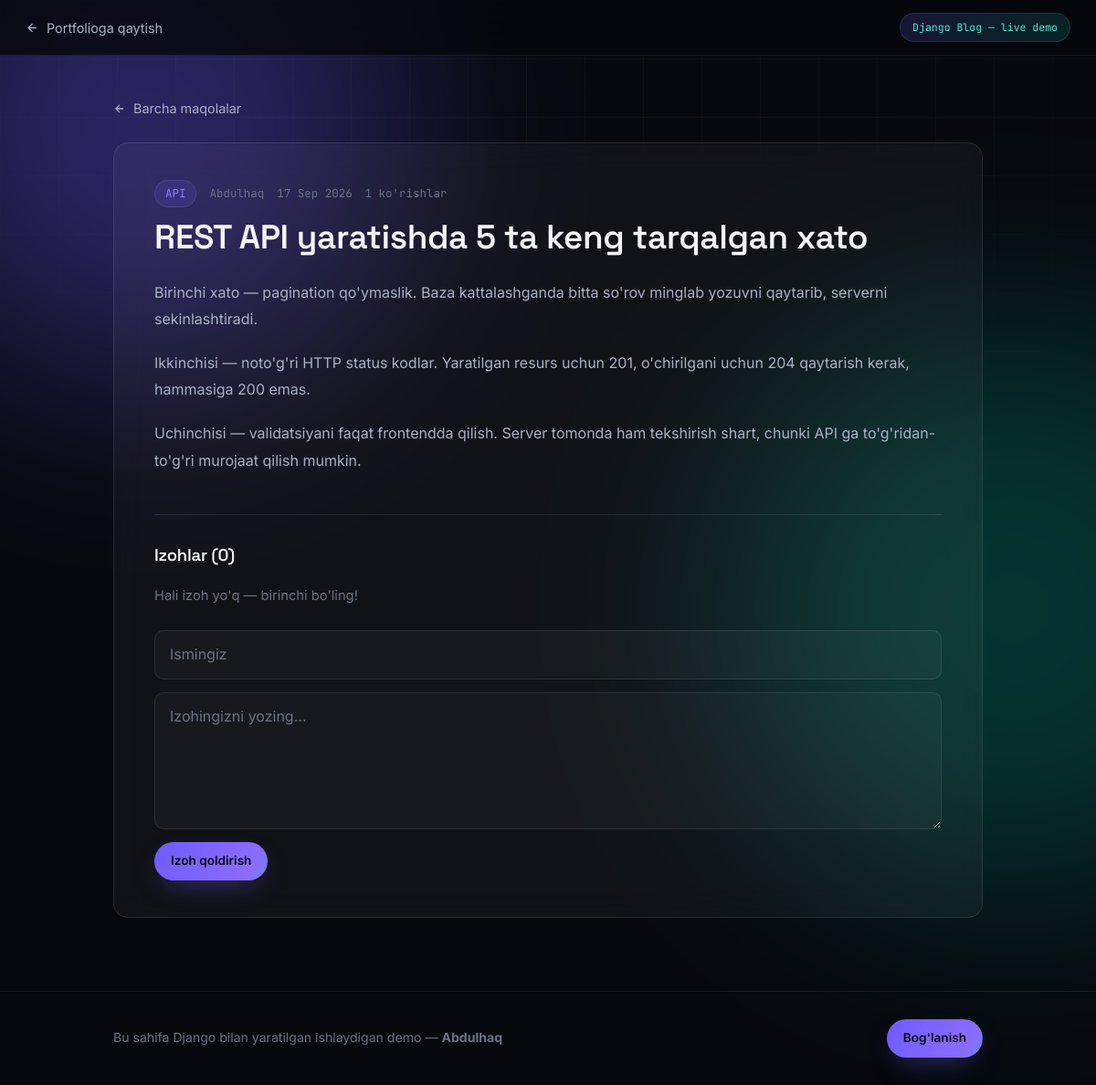
Page /demo/blog/rest-api-5-xato/ on the committed database.
### portfolio/models.py (models this page shows, shortened)
class DemoPost(models.Model):
    title = models.CharField(max_length=200)
    slug = models.SlugField(unique=True)
    category = models.CharField(max_length=60, default='General')
    excerpt = models.CharField(max_length=300)
    body = models.TextField()
    author = models.CharField(max_length=80, default='Abdulhaq')
    created_at = models.DateTimeField(auto_now_add=True)
    views = models.PositiveIntegerField(default=0)
    class Meta:
        ordering = ['-created_at']

### portfolio/demo_views.py (the view)
# urls.py: path('demo/blog/<slug:slug>/', demo_views.blog_detail, name='demo_blog_detail'),
def blog_detail(request, slug):
    post = get_object_or_404(DemoPost, slug=slug)
    if request.method == 'POST':
        author = (request.POST.get('author') or '').strip()
        body = (request.POST.get('body') or '').strip()
        if author and body:
            DemoComment.objects.create(post=post, author=author, body=body)
    post.views += 1
    post.save(update_fields=['views'])
    return render(request, 'portfolio/demo/blog_detail.html', {
        'post': post,
        'comments': post.comments.all(),
    })

### portfolio/templates/portfolio/demo/blog_detail.html (shortened to what this page needs)
{% extends 'portfolio/demo/base.html' %}
{% block demo_label %}Django Blog — live demo{% endblock %}
{% block content %}
<main class="demo-main" style="padding-top:46px">
  <div class="demo-container">
    <p style="margin-bottom:22px">
      <a href="{% url 'portfolio:demo_blog' %}" class="demo-back">
        <svg width="14" height="14" viewBox="0 0 24 24" fill="none" stroke="currentColor" stroke-width="2.2"><path d="M19 12H5M12 19l-7-7 7-7"/></svg>
        Barcha maqolalar
      </a>
    </p>
    <article class="post-article glass">
      <div class="post-meta">
        <span class="post-cat">{{ post.category }}</span>
        <span>{{ post.author }}</span>
        <span>{{ post.created_at|date:"d M Y" }}</span>
        <span>{{ post.views }} ko'rishlar</span>
      </div>
      <h1>{{ post.title }}</h1>
      <div class="post-body">
        {{ post.body|linebreaks }}
      </div>
      <section class="comment-section">
        <h3>Izohlar ({{ comments|length }})</h3>
        {% for c in comments %}
          <div class="comment">
            <div class="comment-head">
              <strong>{{ c.author }}</strong>
              <span>{{ c.created_at|date:"d M Y, H:i" }}</span>
            </div>
            <p>{{ c.body }}</p>
          </div>
        {% empty %}
          <p style="color:var(--text-2);font-size:0.92rem">Hali izoh yo'q — birinchi bo'ling!</p>
        {% endfor %}
        <form class="comment-form" method="post">
          <input type="text" name="author" class="demo-input" placeholder="Ismingiz" required>
          <textarea name="body" class="demo-input" rows="3" placeholder="Izohingizni yozing…" required></textarea>
          <div><button type="submit" class="btn btn-primary btn-sm">Izoh qoldirish</button></div>
        </form>
      </section>
    </article>
  </div>
</main>
{% endblock %}

### portfolio/static/portfolio/css/style.css (style rules this page uses)
:root { --bg-0: #07080d; --bg-1: #0c0e16; --bg-2: #10121c; --surface: rgba(255, 255, 255, 0.045); --surface-strong: rgba(255, 255, 255, 0.07); --surface-border: rgba(255, 255, 255, 0.09); --surface-border-strong: rgba(255, 255, 255, 0.16); --accent-violet: #6d5bff; --accent-violet-soft: #8b7dff; --accent-teal: #00d2b4; --accent-teal-soft: #4de8d0; --accent-gradient: linear-gradient(120deg, var(--accent-violet) 0%, #8b6cff 45%, var(--accent-teal) 100%); --accent-gradient-soft: linear-gradient(120deg, rgba(109, 91, 255, 0.18), rgba(0, 210, 180, 0.14)); --text-0: #f4f5fb; --text-1: #aab0c4; --text-2: #6c7286; --danger: #ff6b81; --success: #3ee6ae; --font-display: 'Space Grotesk', 'Inter', sans-serif; --font-body: 'Inter', sans-serif; --font-mono: 'JetBrains Mono', monospace; --container: 1180px; --radius-sm: 10px; --radius-md: 16px; --radius-lg: 24px; --nav-height: 76px; --ease: cubic-bezier(0.22, 1, 0.36, 1); }
*, *::before, *::after { box-sizing: border-box; }
html { scroll-behavior: smooth; scroll-padding-top: var(--nav-height); }
body { margin: 0; background: var(--bg-0); color: var(--text-0); font-family: var(--font-body); font-size: 16px; line-height: 1.6; -webkit-font-smoothing: antialiased; overflow-x: hidden; }
h1, h2, h3, h4 { font-family: var(--font-display); font-weight: 600; line-height: 1.12; margin: 0; letter-spacing: -0.01em; }
p { margin: 0; }
a { color: inherit; text-decoration: none; }
button { font: inherit; color: inherit; background: none; border: none; cursor: pointer; }
input, textarea { font: inherit; color: inherit; }
body::before { content: ''; position: fixed; inset: 0; z-index: -2; background-image: linear-gradient(rgba(255, 255, 255, 0.028) 1px, transparent 1px), linear-gradient(90deg, rgba(255, 255, 255, 0.028) 1px, transparent 1px); background-size: 64px 64px; mask-image: radial-gradient(ellipse 80% 60% at 50% 0%, #000 40%, transparent 90%); }
body::after { content: ''; position: fixed; inset: 0; z-index: -3; background: var(--bg-0); }
.glass { background: var(--surface); border: 1px solid var(--surface-border); border-radius: var(--radius-md); backdrop-filter: blur(18px); -webkit-backdrop-filter: blur(18px); }
.btn { display: inline-flex; align-items: center; justify-content: center; gap: 10px; padding: 15px 28px; border-radius: 999px; font-family: var(--font-body); font-weight: 600; font-size: 0.95rem; cursor: pointer; transition: transform 0.35s var(--ease), box-shadow 0.35s var(--ease), background 0.35s var(--ease), border-color 0.35s var(--ease); white-space: nowrap; }
.btn-primary { background: var(--accent-gradient); background-size: 180% 180%; color: #06070c; box-shadow: 0 12px 30px -12px rgba(109, 91, 255, 0.55); }
.btn-sm { padding: 10px 18px; font-size: 0.85rem; }

### portfolio/static/portfolio/css/demo.css (style rules this page uses)
.demo-body { padding-top: 0; }
.demo-container { max-width: 1000px; margin: 0 auto; padding: 0 24px; }
.demo-back { display: inline-flex; align-items: center; gap: 8px; font-size: 0.9rem; color: var(--text-1); transition: color 0.25s var(--ease), transform 0.25s var(--ease); }
.demo-main { padding-bottom: 80px; }
.demo-input { width: 100%; padding: 13px 16px; border-radius: 10px; border: 1px solid var(--surface-border); background: rgba(255, 255, 255, 0.03); color: var(--text-0); transition: border-color 0.3s var(--ease); }
.demo-input::placeholder { color: var(--text-2); }
textarea.demo-input { resize: vertical; min-height: 150px; font-family: var(--font-body); }
.post-meta { display: flex; flex-wrap: wrap; gap: 14px; align-items: center; font-size: 0.78rem; color: var(--text-2); font-family: var(--font-mono); margin-bottom: 12px; }
.post-cat { padding: 4px 11px; border-radius: 999px; background: rgba(109, 91, 255, 0.16); color: var(--accent-violet-soft); border: 1px solid var(--surface-border); }
.post-article { padding: 40px 44px; }
.post-article h1 { font-size: clamp(1.7rem, 3.4vw, 2.3rem); margin-bottom: 16px; }
.post-body { color: var(--text-1); line-height: 1.85; margin-top: 26px; }
.post-body p { margin-bottom: 18px; }
.comment-section { margin-top: 44px; padding-top: 34px; border-top: 1px solid var(--surface-border); }
.comment-section h3 { font-size: 1.15rem; margin-bottom: 22px; }
.comment-form { margin-top: 26px; display: grid; gap: 14px; }

### rows in the picture
DemoPost: category "API", author "Abdulhaq", created_at "17 Sep 2026", views "1", title "REST API yaratishda 5 ta keng tarqalgan xato", body "Birinchi xato — pagination qo'ymaslik. Baza kattalashganda bitta so'rov minglab yozuvni qaytarib, serverni sekinlashtiradi. Ikkinchisi — noto'g'ri HTTP status kodlar. Yaratilgan resurs uchun 201, o'chirilgani uchun 204 qaytarish kerak, hammasiga 200 emas. Uchinchisi — validatsiyani faqat frontendda qilish. Server tomonda ham tekshirish shart, chunki API ga to'g'ridan-to'g'ri murojaat qilish mumkin."

### other values in the picture
{{ comments|length }} "0"
